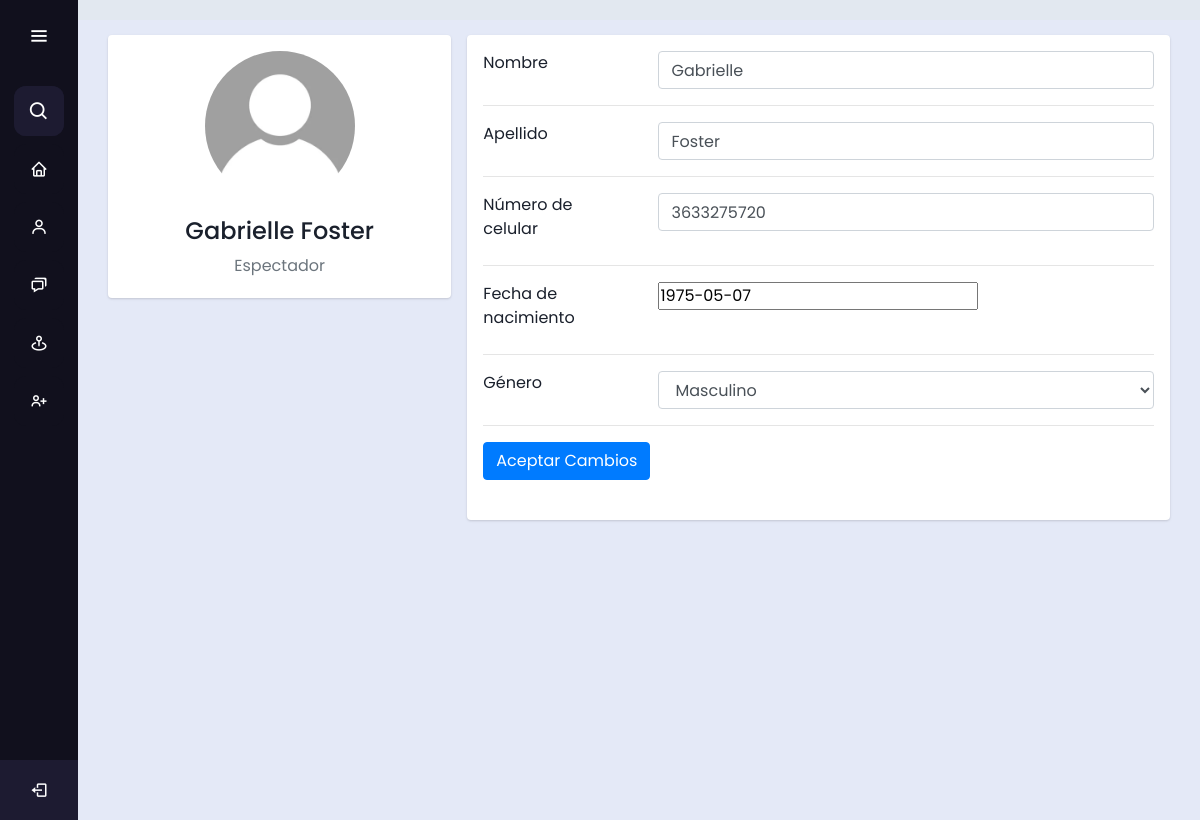
Page /editar/ (signed in) on the committed database.
### users/models.py (models this page shows)
class CustomUser(AbstractUser):
    ROLE = (
        ('i', 'Investigator'),
        ('v', 'Viewer'),
    )
    GENDER_CHOICES = (
        ('H', 'Masculino'),
        ('M', 'Femenino'),
        ('O', 'Otro'),
    )
    role = models.CharField(max_length=1, choices=ROLE, default='v')
    date_of_birth = models.DateField(null=True, blank=False)
    phone_number = models.CharField(max_length=20, blank=True)
    gender = models.CharField(max_length=1, choices=GENDER_CHOICES, blank=False)
    profile_picture = models.ImageField(upload_to='profile_pics/', blank=True,default='profile_pics/default_profile_pic.webp')
    groups = models.ManyToManyField(Group, related_name='custom_users')
    user_permissions = models.ManyToManyField(Permission, related_name='custom_users')

### users/views.py (the view)
# urls.py: path('editar/', edit_user, name='edit_user'),
@login_required
def edit_user(request):
    user = request.user
    if request.method == 'POST':
        form = UserEditForm(request.POST, instance=user)
        if form.is_valid():
            form.save()
            messages.success(request, 'Perfil actualizado exitosamente')
            return redirect('profile')
        else:
            messages.error(request, 'Error al actualizar el perfil')
            return redirect('profile')
    else:
        form = UserEditForm(instance=user)
    return render(request, 'edit_profile.html', {'form': form})

### deu_HM/templates/edit_profile.html (shortened to what this page needs)
{% extends 'base.html' %}
{% load static %}
{% block content %}
<link rel="stylesheet" href="https://cdn.jsdelivr.net/npm/bootstrap@4.3.1/dist/css/bootstrap.min.css"
>
<div class="container">
    <div class="main-body">
        <div class="row gutters-sm">
            <div class="col-md-4 mb-3">
                <div class="card">
                    <div class="card-body">
                        <div class="d-flex flex-column align-items-center text-center">
                            <img src="{{ request.user.profile_picture.url }}" alt="Admin" class="rounded-circle"
                                width="150">
                            <div class="mt-3">
                                <h4>{{request.user.first_name}} {{request.user.last_name}}</h4>
                                <p class="text-secondary mb-1">
                                    {% if request.user.role == "v" %}
                                    Espectador
                                    {% else %}
                                    Investigador
                                    {% endif %}
                                </p>
                            </div>
                        </div>
                    </div>
                </div>
            </div>
            <div class="col-md-8">
                <div class="card mb-3">
                    <div class="card-body">
                        <form method="POST" enctype="multipart/form-data">
                            <div class="row">
                                <div class="col-sm-3">
                                    <label for="{{ form.first_name.id_for_label }}" class="form-label">Nombre</label>
                                </div>
                                <div class="col-sm-9 text-secondary">
                                    {{ form.first_name }}
                                </div>
                            </div>
                            <hr>
                            <div class="row">
                                <div class="col-sm-3">
                                    <label for="{{ form.last_name.id_for_label }}" class="form-label">Apellido</label>
                                </div>
                                <div class="col-sm-9 text-secondary">
                                    {{ form.last_name }}
                                </div>
                            </div>
                            <hr>
                            <div class="row">
                                <div class="col-sm-3">
                                    <label for="{{ form.phone_number.id_for_label }}" class="form-label">Número de celular</label>
                                </div>
                                <div class="col-sm-9 text-secondary">
                                    {{ form.phone_number }}
                                </div>
                            </div>
                            <hr>
                            <div class="row">
                                <div class="col-sm-3">
                                    <label for="{{ form.date_of_birth.id_for_label }}" class="form-label">Fecha de nacimiento</label>
                                </div>
                                <div class="col-sm-9 text-secondary">
                                    {{ form.date_of_birth }}
                                </div>
                            </div>
                            <hr>
                            <div class="row">
                                <div class="col-sm-3">
                                    <label for="{{ form.gender.id_for_label }}" class="form-label">Género</label>
                                </div>
                                <div class="col-sm-9 text-secondary">
                                    {{ form.gender }}
                                </div>
                            </div>
                            <hr>
                            <div class="row">
                                <div class="col-sm-12">
                                    <button type="submit" class="btn btn-primary mb-4">
                                        Aceptar Cambios
                                    </button>
                                </div>
                            </div>
                        </form>
                    </div>
                </div>
            </div>
        </div>
    </div>
</div>
{% endblock %}

### deu_HM/static/css/home.css (style rules this page uses)
* { margin: 0; padding: 0; box-sizing: border-box; font-family: "Poppins" , sans-serif; }

### deu_HM/templates/edit_profile.html (style rules this page uses)
.main-body { padding: 15px; }
.card { box-shadow: 0 1px 3px 0 rgba(0, 0, 0, .1), 0 1px 2px 0 rgba(0, 0, 0, .06); }
.card { position: relative; display: flex; flex-direction: column; min-width: 0; word-wrap: break-word; background-color: #fff; background-clip: border-box; border: 0 solid rgba(0, 0, 0, .125); border-radius: .25rem; }
.card-body { flex: 1 1 auto; min-height: 1px; padding: 1rem; }
.gutters-sm { margin-right: -8px; margin-left: -8px; }
.gutters-sm>.col, .gutters-sm>[class*=col-] { padding-right: 8px; padding-left: 8px; }
.mb-3, .my-3 { margin-bottom: 1rem !important; }

### rows in the picture
CustomUser: user.profile_picture (placeholder picture), user.first_name "Gabrielle", user.last_name "Foster", first_name "Gabrielle", last_name "Foster", phone_number "3633275720", date_of_birth "1975-05-07", gender "Masculino"
